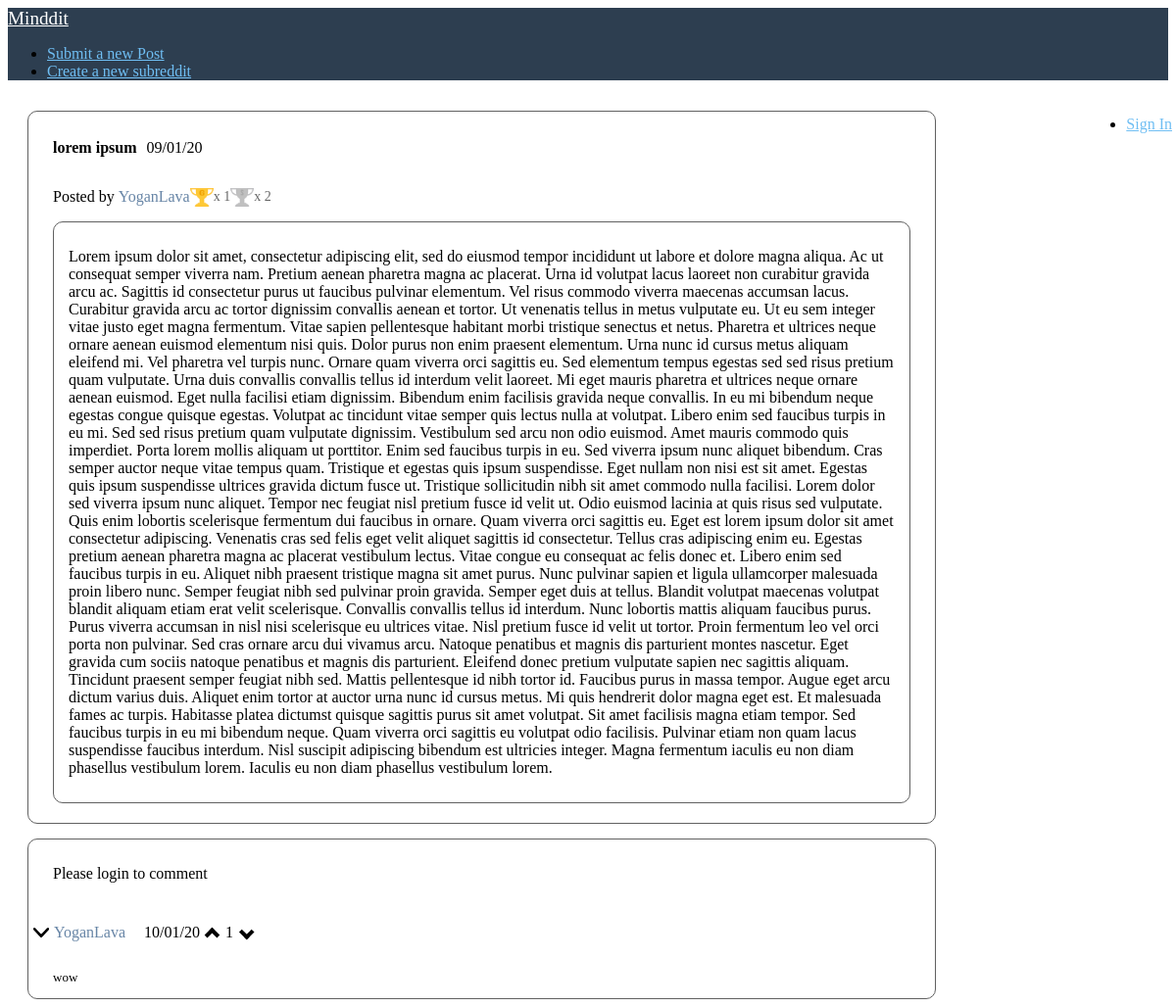
Screenshot of /post.php?postID=3 with the database file from the repository.
### tables this page shows
CREATE TABLE posts (
  id int(11) NOT NULL,
  title varchar(255) DEFAULT NULL,
  user_id int(11) NOT NULL,
  is_image tinyint(1) DEFAULT NULL,
  body text,
  created_at int(30) DEFAULT NULL,
  updated_at int(30) DEFAULT NULL,
  subreddit_name varchar(20) NOT NULL
);

CREATE TABLE users (
  id int(11) NOT NULL,
  username varchar(255) NOT NULL,
  password varchar(255) NOT NULL,
  created_at int(30) NOT NULL DEFAULT '0'
);

### post.php (the view, shortened to what this page needs)
<?php
include 'logic/commentFormatter.php';
$mysqli = openConnection();
?>
<!DOCTYPE html>
<html lang="en">
<head>
    <link rel="stylesheet" href="https://unpkg.com/purecss@1.0.1/build/pure-min.css"
 />
    <link rel="stylesheet" href="css/css.css" />
</head>
<body>
    <div class="home-menu pure-menu pure-menu-horizontal">
        <a href="index.php" class="pure-menu-heading pure-menu-link">Minddit</a>
        <ul class="pure-menu-list">
            <li class="pure-menu-item">
                <a href="submit.php" class="pure-menu-link">Submit a new Post</a>
            </li>
            <li class="pure-menu-item">
                <a href="createsubreddit.php" class="pure-menu-link">Create a new subreddit</a>
            </li>
        </ul>
        <ul class="pure-menu-list align-right">
            <?php if(!isset($_SESSION['username'])){echo "<li class='pure-menu-item'>
        <a href='register.php' class='pure-menu-link'>Sign In</a>
      </li>";
      } else { echo "<li class='pure-menu-item pure-menu-has-children pure-menu-allow-hover'>
        <a href='#' id='menuLink1' class='pure-menu-link'>".$_SESSION['username']."</a>
        <ul class='pure-menu-children'>
            <li class='pure-menu-item'><a href='profile.php?name=".$_SESSION['username']."' class='pure-menu-link'>Profile</a></li>
            <li class='pure-menu-item'><a href='details.php' class='pure-menu-link'>Details</a></li>
            <li class='pure-menu-item'><a href='/logic/logout.php' class='pure-menu-link'>Log Out</a></li>
        </ul>
    </li>";
      }?>
        </ul>
    </div>
    <div class="posts">
        <?php
            $sql = "SELECT * FROM posts WHERE id = ".$_GET['postID'];
            $result = $mysqli->query($sql);
            $post = $result->fetch_assoc();
            echo"  <div class='post-header'>
                    <div><a class='post-link'>".$post['title']."</a><p style='padding-left: 10px;display: inline-block;'>".date("d/m/y",$post['created_at'])."</p><p style='padding-left: 10px;display: inline-block;'>".(($post['created_at'] != $post['updated_at'])?"(edited)":"")."</div>
                    <div class='details'>";
            $user = ($mysqli->query("select * from users where id='".$post['user_id']."'"))->fetch_assoc();
            echo "<p class='post-details'>Posted by <a href='profile.php?name=".$user['username']."' class='normal-link'>".$user['username']."</a>";
            $awardCount = "select coalesce(count(distinct a.id),0) as gold, coalesce(count(distinct a2.id),0) as silver
                from post_awards pa
                left join awards a on a.id = pa.award_id and a.award = 'gold'
                left join awards a2 on a2.id = pa.award_id and a2.award= 'silver'
                where pa.post_id = ".$post['id'];
                $awardCount = ($mysqli->query($awardCount))->fetch_assoc();
                if($awardCount['gold']) echo "<div class='gold' tooltip='Gold'></div><p class='award-text'>x ".$awardCount['gold']."</p>";
                if($awardCount['silver']) echo "<div class='silver' tooltip='Silver'></div><p class='award-text'>x ".$awardCount['silver']."</p>";
            echo "</div>";
            echo "<div class='post-content'>";
                    echo ($post['is_image'])?"<image class='preview-image' src='".$post['body']."'> </div>
                    </div>":"<p id='post".$post['id']."'>".$post['body']."</p>
                    </div>
                </div>";
                ?>
        <div class="comments">
            <?php
          if(!isset($_SESSION['username'])){
            echo "<p>Please login to comment</p>";
          }
            ?>
            <?php
          $sql = "WITH recursive temp (id, parent_id, user_id, post_id, body, created_at, updated_at, path, depth) as (
            select id, parent_id, user_id, post_id, body, created_at, updated_at, cast(id as char(20)) as path, 1 as depth
            from
                comments
            where
                post_id = ".$_GET['postID']." and parent_id is null
            union all
            select
                c.id,
                c.parent_id,
                c.user_id,
                c.post_id,
                c.body,
                c.created_at,
                c.updated_at,
                concat(temp.path,',', c.id) as path,
                temp.depth + 1 as depth
            from
                comments c
                join temp on c.parent_id = temp.id
        )
        SELECT
            *
        from
            temp
        order by
            path;";
          $result = $mysqli->query($sql);
          $comments = array();
          if(mysqli_num_rows($result) == 0){
            echo "<p>No comments found :(</p>";
          }else{
            while($comment = $result->fetch_assoc()){
              $comments[] = $comment;
            }
            echo format($comments, $mysqli);
          }
            ?>
        </div>
    </div>
</body>
</html>

### css/css.css (style rules this page uses)
.home-menu .pure-menu-heading { color: white; font-weight: 400; font-size: 120%; }
.home-menu a { color: #6fbef3; }
.home-menu { background: #2d3e50; }
.align-right { position: absolute; right: 0px; padding: 4px; }
.posts { display: inline-flex; flex-direction: column; flex-wrap: wrap; justify-content: center; align-items: center; align-content: center; }
.posts .post-link { display: inline-block; text-decoration: solid; font-weight: bold; color: #000000; }
.details { position: relative; align-items: center; display: flex; }
.normal-link { color: #6785a6; text-decoration: solid; position: relative; display: inline-block; cursor: pointer; }
.post-content { padding: 10px 15px; border: solid 1.2px #616161; margin-right: 25px; border-radius: 10px; margin-bottom: 20px; }
.post-header, .comments { padding-top: 10px; padding-left: 25px; margin-top: 15px; margin-left: 20px; border: solid 1.2px #616161; width: 75vw; min-height: 100px; max-width: 100%; border-radius: 10px; }
.gold { position: relative; background-image: url("/res/gold.png"); background-size: 24px 19px; height: 19px; width: 24px; }
.silver { position: relative; background-image: url("/res/silver.png"); background-size: 24px 19px; height: 19px; width: 24px; }
[tooltip]:before { content: attr(tooltip); position: absolute; opacity: 0; left: -15px; transition: all 0.15s ease; padding: 10px; color: #bdbdbd; border-radius: 10px; }
[tooltip]:not([tooltip-persistent]):before { pointer-events: none; }
.award-text { opacity: 0.6; font-size: 14px; }

### rows the page displays
posts: title "lorem ipsum", created_at "09/01/20", body "Lorem ipsum dolor sit amet, consectetur adipiscing elit, sed do eiusmod tempor incididunt ut labore et dolore magna aliqua. Ac ut consequat semper viverra nam. Pretium aenean pharetra magna ac placerat. Urna id volutpat lacus laoreet non curabitur gravida arcu ac. Sagittis id consectetur purus ut faucibus pulvinar elementum. Vel risus commodo viverra maecenas accumsan lacus. Curabitur gravida arcu ac tortor dignissim convallis aenean et tortor. Ut venenatis tellus in metus vulputate eu. Ut eu sem integer vitae justo eget magna fermentum. Vitae sapien pellentesque habitant morbi tristique senectus et netus. Pharetra et ultrices neque ornare aenean euismod elementum nisi quis. Dolor purus non…"
users: username "YoganLava"

### other values shown
$awardCount['gold'] "1"
$awardCount['silver'] "2"
$name "YoganLava"
date("d/m/y",$thread['comment']['created_at']) "10/01/20"
$likes['likes'] "1"
$thread['comment']['body'] "wow"
